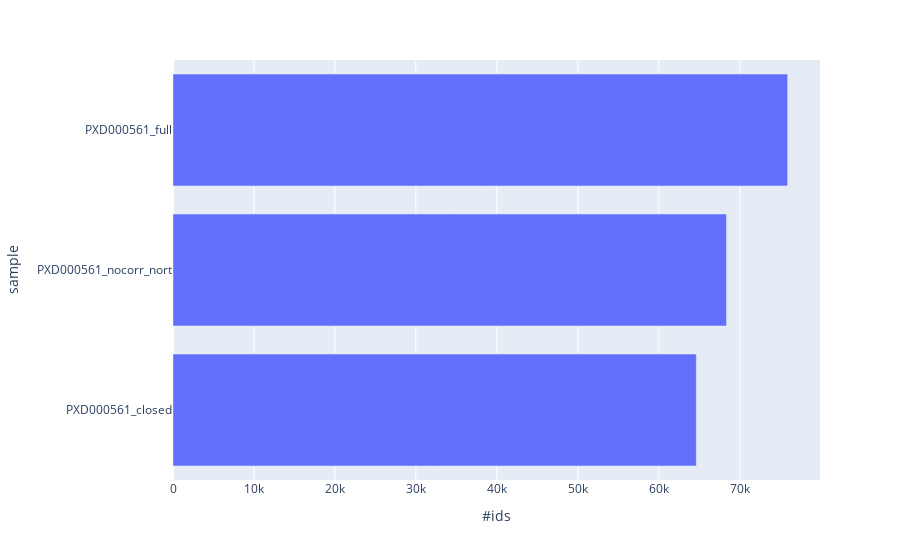

Write notebook code for a chart like this one.
### Code cell
tmp = ionbot.drop_duplicates(["sample","matched_peptide"],keep="first")
tmp = tmp["sample"].value_counts().reset_index(level=0)
tmp.columns = ["sample","#ids"]
fig = px.bar(tmp, y='sample', x='#ids', orientation='h')
fig.update_layout(yaxis={'categoryorder':'total ascending'})
fig.show()

### Figure 1 — Plotly figure (JSON) as saved in the notebook; plotly's stock layout.template omitted (floating-point values rounded to 4 significant figures)
{"data": [{"alignmentgroup": "True", "hovertemplate": "#ids=%{x}<br>sample=%{y}<extra></extra>", "legendgroup": "", "marker": {"color": "#636efa"}, "name": "", "offsetgroup": "", "orientation": "h", "showlegend": false, "textposition": "auto", "type": "bar", "x": [75915, 68366, 64630], "xaxis": "x", "y": ["PXD000561_full", "PXD000561_nocorr_nort", "PXD000561_closed"], "yaxis": "y"}], "layout": {"barmode": "relative", "legend": {"tracegroupgap": 0}, "margin": {"t": 60}, "xaxis": {"anchor": "y", "domain": [0, 1], "title": {"text": "#ids"}}, "yaxis": {"anchor": "x", "categoryorder": "total ascending", "domain": [0, 1], "title": {"text": "sample"}}}}
